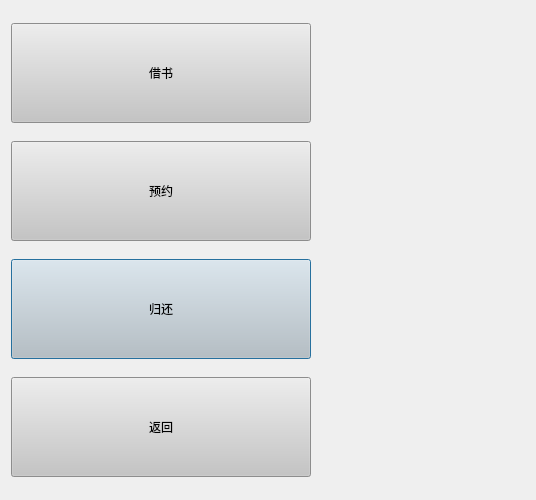
<?xml version="1.0" encoding="UTF-8"?>
<ui version="4.0">
 <class>UserMode</class>
 <widget class="QDialog" name="UserMode">
  <property name="geometry">
   <rect>
    <x>0</x>
    <y>0</y>
    <width>536</width>
    <height>500</height>
   </rect>
  </property>
  <property name="minimumSize">
   <size>
    <width>500</width>
    <height>500</height>
   </size>
  </property>
  <property name="windowTitle">
   <string>用户</string>
  </property>
  <property name="styleSheet">
   <string notr="true">background-image: url(:/new/prefix1/225ef3557e31ea0.jpg);</string>
  </property>
  <layout class="QGridLayout" name="gridLayout">
   <item row="2" column="0">
    <widget class="QPushButton" name="returnBookButton">
     <property name="minimumSize">
      <size>
       <width>300</width>
       <height>100</height>
      </size>
     </property>
     <property name="styleSheet">
      <string notr="true">background-color: rgb(197, 197, 197);
</string>
     </property>
     <property name="text">
      <string>归还</string>
     </property>
    </widget>
   </item>
   <item row="0" column="0">
    <widget class="QPushButton" name="borrowButton">
     <property name="minimumSize">
      <size>
       <width>300</width>
       <height>100</height>
      </size>
     </property>
     <property name="styleSheet">
      <string notr="true">background-color: rgb(197, 197, 197);
</string>
     </property>
     <property name="text">
      <string>借书</string>
     </property>
     <property name="autoExclusive">
      <bool>false</bool>
     </property>
    </widget>
   </item>
   <item row="1" column="0">
    <widget class="QPushButton" name="reservationButton">
     <property name="minimumSize">
      <size>
       <width>300</width>
       <height>100</height>
      </size>
     </property>
     <property name="styleSheet">
      <string notr="true">background-color: rgb(197, 197, 197);</string>
     </property>
     <property name="text">
      <string>预约</string>
     </property>
    </widget>
   </item>
   <item row="3" column="0">
    <widget class="QPushButton" name="backButton">
     <property name="minimumSize">
      <size>
       <width>300</width>
       <height>100</height>
      </size>
     </property>
     <property name="styleSheet">
      <string notr="true">background-color: rgb(197, 197, 197);</string>
     </property>
     <property name="text">
      <string>返回</string>
     </property>
    </widget>
   </item>
   <item row="0" column="1" rowspan="4">
    <widget class="QLabel" name="label">
     <property name="styleSheet">
      <string notr="true">image: url(:/new/prefix1/zr9tjspe.png);</string>
     </property>
     <property name="text">
      <string/>
     </property>
    </widget>
   </item>
  </layout>
  <zorder>borrowButton</zorder>
  <zorder>backButton</zorder>
  <zorder>reservationButton</zorder>
  <zorder>returnBookButton</zorder>
  <zorder>label</zorder>
 </widget>
 <resources/>
 <connections/>
</ui>
